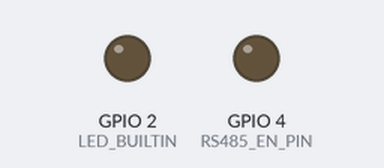
The sketch below on a simulated ESP32. Shown: output pins drawn as LEDs (lit = HIGH). WiFi joins after 1.5 s; servers stay silent unless stated; uploads are accepted with an empty reply; what the sketch prints to the serial monitor is not drawn.

Above: at 10.1 s.
At 18.8 s:
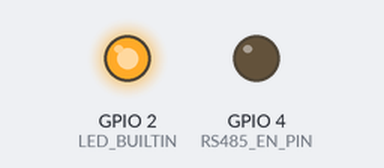
Timing chart, 0 to 28.3 s (numbered marks = the images above):
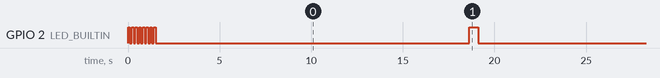

The sketch:

Energy_meter.ino
```cpp
#include <ModbusMaster.h>
#include <Arduino.h>
#include "ctop_send.h"
#include <WiFi.h>

const char* ssid = "myssid";
const char* password = "password";
// Define RS485 control pins and UART
#define RS485_TX_PIN 17
#define RS485_RX_PIN 16
#define RS485_EN_PIN 4  // GPIO to control DE/RE (Driver Enable)

// Create a ModbusMaster object
ModbusMaster node;

// Global variables to store Modbus values
float voltage;
float current;
float frequency;
float power;
float energy;
float powerFactor;

// Enable/disable RS485 transmit/receive mode
void preTransmission() {
  digitalWrite(RS485_EN_PIN, HIGH);  // Enable transmitter
}

void postTransmission() {
  digitalWrite(RS485_EN_PIN, LOW);   // Enable receiver
}

// Helper function to convert two 16-bit Modbus registers into a float
float convertToFloat(uint16_t high, uint16_t low) {
  uint32_t combined = ((uint32_t)high << 16) | low;
  float result;
  memcpy(&result, &combined, sizeof(result));
  return result;
}

// Function to read all Modbus values and store them in global variables
void readModbusValues() {
  uint8_t result;

  // Read Voltage
  result = node.readHoldingRegisters(140, 2);  // Read from register 40141
  if (result == node.ku8MBSuccess) {
    voltage = convertToFloat(node.getResponseBuffer(1), node.getResponseBuffer(0));
  } else {
    voltage = 0.0;
    Serial.println("Failed to read voltage.");
  }
  delay(800);
  // Read Current
  result = node.readHoldingRegisters(148, 2);  // Read from register 40149
  if (result == node.ku8MBSuccess) {
    current = convertToFloat(node.getResponseBuffer(1), node.getResponseBuffer(0));
  } else {
    current = 0.0;
    Serial.println("Failed to read current.");
  }
  delay(800);
  // Read Frequency
  result = node.readHoldingRegisters(156, 2);  // Read from register 40157
  if (result == node.ku8MBSuccess) {
    frequency = convertToFloat(node.getResponseBuffer(1), node.getResponseBuffer(0));
  } else {
    frequency = 0.0;
    Serial.println("Failed to read frequency.");
  }
  delay(800);
  // Read Power
  result = node.readHoldingRegisters(100, 2);  // Read from register 40101
  if (result == node.ku8MBSuccess) {
    power = convertToFloat(node.getResponseBuffer(1), node.getResponseBuffer(0));
  } else {
    power = 0.0;
    Serial.println("Failed to read power.");
  }
  delay(800);
  // Read Energy (Received)
  result = node.readHoldingRegisters(158, 2);  // Read from register 40159
  if (result == node.ku8MBSuccess) {
    energy = convertToFloat(node.getResponseBuffer(1), node.getResponseBuffer(0));
  } else {
    energy = 0.0;
    Serial.println("Failed to read energy.");
  }
delay(800);
  // Read Power Factor
  result = node.readHoldingRegisters(116, 2);  // Read from register 40117
  if (result == node.ku8MBSuccess) {
    powerFactor = convertToFloat(node.getResponseBuffer(1), node.getResponseBuffer(0));
  } else {
    powerFactor = 0.0;
    Serial.println("Failed to read power factor.");
  }
delay(800);}

void setup() {
  Serial.begin(115200);  // Start serial communication for debug
  pinMode(LED_BUILTIN, OUTPUT);
  // pinMode(22,OUTPUT);
  pinMode(RS485_EN_PIN, OUTPUT);
  digitalWrite(RS485_EN_PIN, LOW);  // Start in receive mode
  WiFi.begin(ssid, password);
  while (WiFi.status() != WL_CONNECTED) {
        digitalWrite(LED_BUILTIN, HIGH);
        delay(100);
        digitalWrite(LED_BUILTIN, LOW);
        delay(100);
        Serial.print(".");
    }
    digitalWrite(LED_BUILTIN, LOW);
    Serial.println("Connected to WiFi");
  // Initialize UART for Modbus communication (Serial2)
  Serial2.begin(9600, SERIAL_8E1, RS485_RX_PIN, RS485_TX_PIN);  // 8E1 = 8 data bits, even parity, 1 stop bit
  node.begin(1, Serial2);  // Modbus slave ID = 1
  node.preTransmission(preTransmission);
  node.postTransmission(postTransmission);
}

void loop() {
  // Read Modbus values and store them in global variables
  readModbusValues();
  Serial.println(".............................................");
  // Print the values
  Serial.print("Voltage: ");
  Serial.println(voltage, 3);
  Serial.print("Current: ");
  Serial.println(current, 3);
  Serial.print("Frequency: ");
  Serial.println(frequency, 3);
  Serial.print("Power: ");
  Serial.println(power, 3);
  Serial.print("Energy: ");
  Serial.println(energy, 3);
  Serial.print("Power Factor: ");
  Serial.println(powerFactor, 3);
  Serial.println(".............................................");
  if (WiFi.status() == WL_CONNECTED) {
        postData(voltage,current,frequency,power,energy,powerFactor);
    }
  else{
        while (WiFi.status() != WL_CONNECTED) {
        digitalWrite(LED_BUILTIN, HIGH);
        delay(100);
        digitalWrite(LED_BUILTIN, LOW);
        delay(100);
        Serial.print(".");
    }
  }
  delay(3000);  // Wait for 1minute seconds before next reading
}
```

ctop_send.h
```cpp
#ifndef CTOP_SEND_H
#define CTOP_SEND_H

#include <HTTPClient.h>
#include <ArduinoJson.h>
#include <WiFi.h>


void postData(float voltage, float current, float frequency, float power, float energy, float powerFactor) {
    if (WiFi.status() == WL_CONNECTED) {
        HTTPClient http;

        // Update the URL to point to your API endpoint
        http.begin("https://ctop.iiit.ac.in/api/cin/create/38");

        // Add the required headers
        http.addHeader("Content-Type", "application/json");
        http.addHeader("Authorization", "Bearer 9efc949df609851c908c7f7311871aaf");

        // Create a JSON document to store the data
        DynamicJsonDocument jsonDoc(1024);
        jsonDoc["Voltage"] = voltage;
        jsonDoc["Current"] = current;
        jsonDoc["Frequency"] = frequency;
        jsonDoc["Total Power"] = power;
        jsonDoc["Energy"] = energy;
        jsonDoc["Power Factor"] = powerFactor;

        // Serialize JSON to a string
        String requestBody;
        serializeJson(jsonDoc, requestBody);

        // Send the POST request
        int httpResponseCode = http.POST(requestBody);

        // Check the response from the server
        if (httpResponseCode == 200) {  // Success
            String response = http.getString();
            Serial.println(httpResponseCode);
            Serial.println(response);

            // Blink the LED to indicate success
            digitalWrite(LED_BUILTIN, HIGH);
            delay(500);  // LED on for 500ms
            digitalWrite(LED_BUILTIN, LOW);
        } else {
            Serial.print("Error on sending POST: ");
            Serial.println(httpResponseCode);
        }

        http.end();  // End the HTTP connection
    } else {
        Serial.println("WiFi not connected. Cannot send data.");
    }
}

#endif // CTOP_SEND_H
```

Measured:
- by itself, GPIO 2 (LED_BUILTIN): goes 7 × (LOW 0.10 s, HIGH 0.10 s), LOW 17.1 s, 5 × (HIGH 0.50 s, LOW 20.0 s), HIGH 0.50 s, then LOW
